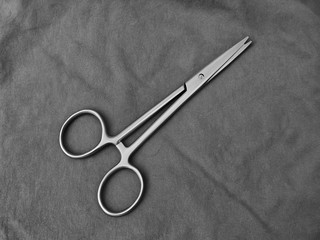
#> input picture FastAPITestServer/static/current/qvga.jpg, 320 x 240 px
$ python convert_images.py current/qvga.jpg
#> lines starting #> are read from the running program, lines starting #| are printed output that depends on the picture; after the words box and inside, x2 and y2 are one past the last pixel; in counts of white or black regions, pixels touching at a corner belong together
# convert_images.py
import sys

from PIL import Image


def resize_and_save(src_path, dst_path, size, mode="RGB", threshold=None):
#> called with src_path = 'current/qvga.jpg', dst_path = 'static/current/qvga.jpg', size = (320, 240), mode = 'L'
    img = Image.open(src_path)
#> img is the input picture: PIL image 320x240 L; min 0, max 255, mean 100
    # Convert to requested mode
    img = img.convert(mode)
    # Resize (may distort aspect ratio)
    img = img.resize(size, Image.LANCZOS)
    # If you need a binary (black/white) mask:
    if threshold is not None:
        # Convert to grayscale then threshold
        gray = img.convert("L")
        bw = gray.point(lambda p: 255 if p > threshold else 0, mode="1")
        bw.convert("RGB").save(dst_path, quality=90)
    else:
        img.save(dst_path, quality=90)


if __name__ == "__main__":
    # Example usage:
    # python convert_images.py input.png
    src = sys.argv[1]
    resize_and_save(src, "static/current/qvga.jpg", (320, 240), mode="L")
    resize_and_save(src, "static/current/mask.jpg", (320, 240), mode="L",
                    threshold=128)
#> call 2 of resize_and_save, with src_path = 'current/qvga.jpg', dst_path = 'static/current/mask.jpg', size = (320, 240), mode = 'L', threshold = 128
#> in resize_and_save (call 2), `bw = gray.point(lambda p: 255 if p > threshold else 0, mode="1")`:
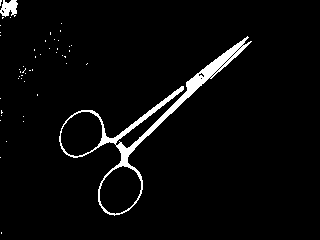
#> bw: PIL image 320x240 1; 3.6% white; 49 white regions (47 under 20 px), largest, box (x1, y1, x2, y2) and area: (59, 36, 252, 216) 2504, (0, 0, 18, 17) 210
    resize_and_save(src, "static/current/uxga.jpg", (1600, 1200), mode="RGB")
    print("Resized QVGA, mask, and UXGA images.")


# [19 lines of commented-out code are left out]
